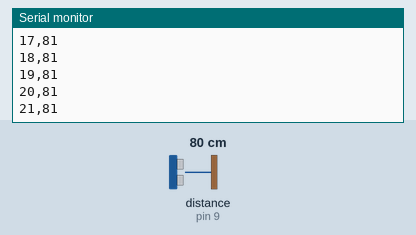
The sketch below on a simulated Arduino Uno, built with avr-gcc and run on an emulated ATmega328P. Shown: the last lines printed to the serial monitor. Inputs (shaded band) come from the test bench; at power-on: distance to the obstacle (sensor on pin 9) 80 cm. The echo pulse lasts 58.3 µs per cm.

Above: at 1.2 s.
1.3 s: distance to the obstacle (sensor on pin 9) set to 2 cm
At 1.34 s:
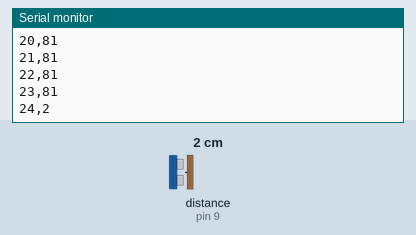
2.8 s: distance to the obstacle (sensor on pin 9) set to 60 cm
At 2.87 s:
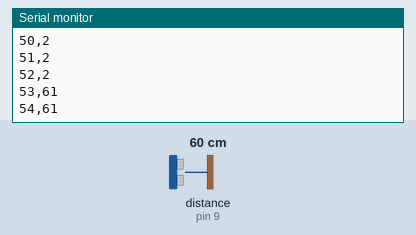
Timing chart, 0 to 5.8 s (numbered marks = the images above; inputs shaded):
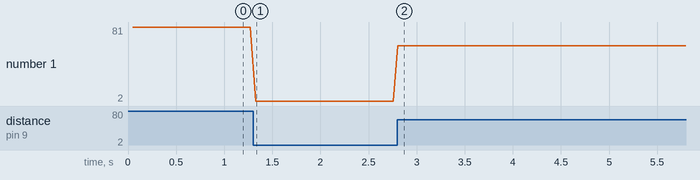

The sketch:

pythontextgraph.ino
```cpp
#include <NewPing.h>

#define TRIGGER_PIN  8
#define ECHO_PIN     9
#define MAX_DISTANCE 200
int counter=0;

NewPing sonar(TRIGGER_PIN, ECHO_PIN, MAX_DISTANCE);

void setup() {
  Serial.begin(9600);
}

void loop() {
  delay(50);
  //Serial.print("Ping: ");
  counter= counter+1;
  Serial.print(counter);
  Serial.print(",");
  Serial.println(sonar.ping_cm());
  //Serial.println("cm");
}
```

Measured:
- after the input at 1.3 s, the serial monitor: prints a new line at once (image 1)
